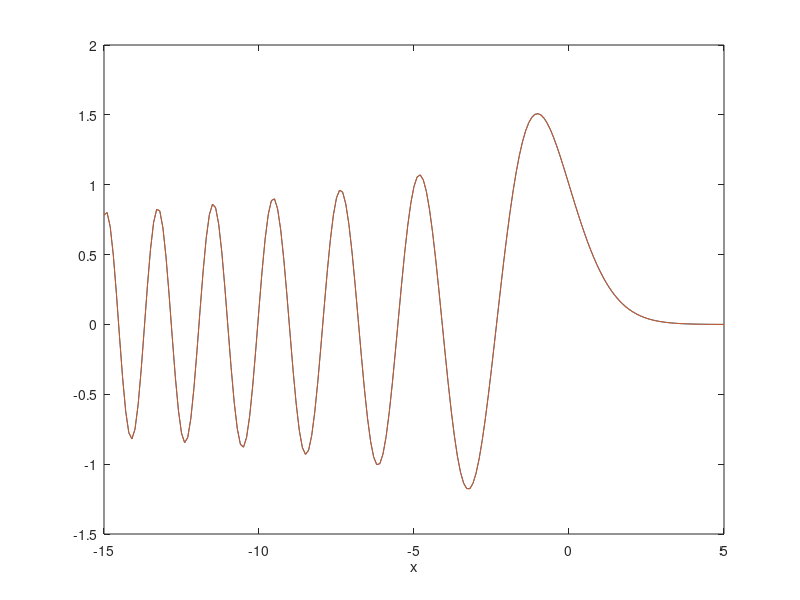

Source code (MATLAB): (Note: this script raises an error after producing the figure.)
%**************************************************************************
%*     Section  6.3.1                                                     *
%*     filename: ch06pr03.m                                               *
%*     program listing number: 6.3                                        *
%*                                                                        *
%*     This program finds the wave function of freely falling particle.   *
%*     to reach height yf in travel time tf.                              *
%*                                                                        *
%*     Programed by Ryoichi Kawai for Computational Physics Course.       *
%*     Last modification:  10/13/2013.                                    *
%**************************************************************************
clear all;
clc

% define w(x) in Numerov method
W = @(x) -x;

% control parameters
xmax = 5;
xmin = -15;

% Integrating from xmax to 0
N = 200;
h = (xmin-xmax)/N;
x = linspace(xmax,xmin,N+1);
y = zeros(1,N+1);
w = zeros(1,N+1);

% initial conditions
y(1) = 0;
w(1) = W(x(1));

% we guess next value
y(2) = y(1)+0.1;
w(2) = W(x(2));

% shoot left by the Numerov method
for n=2:N
  w(n+1) = W(x(n+1));
  y(n+1) = 2*(1-5*h^2*w(n)/12)*y(n) - (1+h^2*w(n-1)/12)*y(n-1); 
  y(n+1) = y(n+1)/(1+h^2*w(n+1)/12);
end

% normalization
N0 = int32(-xmax/h)+1; % find the location of x=0
y = y/y(N0);


p=plot(x,y,x,airy(x)/airy(0));
xlabel('x')
ylabel(texlabel('psi(x)'))
set(p(1),'linewidth',2,'color','red');
set(p(2),'linewidth',1,'color','blue');
legend('Numerov','MATLAB');
legend('location','southeast');
hold on
q=plot([-15, 5],[0,0],'--',[0,0],[-1.5,2],'--');
set(q,'color','black');
axis([-15 5 -1.5 2]);
hold off
